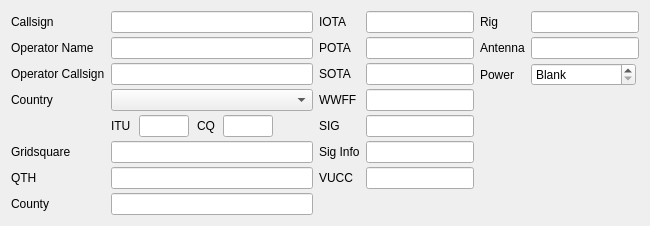
     <widget class="QWidget" name="tabMyStation">
      <attribute name="title">
       <string>M&amp;y Station</string>
      </attribute>
      <layout class="QHBoxLayout" name="horizontalLayout_16">
       <item>
        <layout class="QFormLayout" name="formLayout_5">
         <property name="verticalSpacing">
          <number>4</number>
         </property>
         <item row="0" column="0">
          <widget class="QLabel" name="myCallsignLabel">
           <property name="text">
            <string>Callsign</string>
           </property>
          </widget>
         </item>
         <item row="0" column="1">
          <widget class="NewContactEditLine" name="myCallsignEdit"/>
         </item>
         <item row="1" column="0">
          <widget class="QLabel" name="myOperatorNameLabel">
           <property name="text">
            <string>Operator Name</string>
           </property>
          </widget>
         </item>
         <item row="1" column="1">
          <widget class="NewContactEditLine" name="myOperatorNameEdit"/>
         </item>
         <item row="3" column="0">
          <widget class="QLabel" name="myCountryLabel">
           <property name="text">
            <string>Country</string>
           </property>
          </widget>
         </item>
         <item row="3" column="1">
          <widget class="QComboBox" name="myCountryCombo"/>
         </item>
         <item row="4" column="1">
          <layout class="QHBoxLayout" name="horizontalLayout_15">
           <property name="spacing">
            <number>8</number>
           </property>
           <item>
            <widget class="QLabel" name="myITULabel">
             <property name="text">
              <string>ITU</string>
             </property>
            </widget>
           </item>
           <item>
            <widget class="NewContactEditLine" name="myITUEdit">
             <property name="sizePolicy">
              <sizepolicy hsizetype="Fixed" vsizetype="Fixed">
               <horstretch>0</horstretch>
               <verstretch>0</verstretch>
              </sizepolicy>
             </property>
             <property name="maximumSize">
              <size>
               <width>50</width>
               <height>16777215</height>
              </size>
             </property>
            </widget>
           </item>
           <item>
            <widget class="QLabel" name="myCQLabel">
             <property name="text">
              <string>CQ</string>
             </property>
            </widget>
           </item>
           <item>
            <widget class="NewContactEditLine" name="myCQEdit">
             <property name="sizePolicy">
              <sizepolicy hsizetype="Fixed" vsizetype="Fixed">
               <horstretch>0</horstretch>
               <verstretch>0</verstretch>
              </sizepolicy>
             </property>
             <property name="maximumSize">
              <size>
               <width>50</width>
               <height>16777215</height>
              </size>
             </property>
            </widget>
           </item>
           <item>
            <spacer name="horizontalSpacer_7">
             <property name="orientation">
              <enum>Qt::Horizontal</enum>
             </property>
             <property name="sizeHint" stdset="0">
              <size>
               <width>40</width>
               <height>20</height>
              </size>
             </property>
            </spacer>
           </item>
          </layout>
         </item>
         <item row="5" column="0">
          <widget class="QLabel" name="myGridLabel">
           <property name="text">
            <string>Gridsquare</string>
           </property>
          </widget>
         </item>
         <item row="5" column="1">
          <widget class="NewContactEditLine" name="myGridEdit"/>
         </item>
         <item row="6" column="0">
          <widget class="QLabel" name="myQTHLabel">
           <property name="text">
            <string>QTH</string>
           </property>
          </widget>
         </item>
         <item row="6" column="1">
          <widget class="NewContactEditLine" name="myQTHEdit"/>
         </item>
         <item row="7" column="0">
          <widget class="QLabel" name="myCountyLabel">
           <property name="text">
            <string>County</string>
           </property>
          </widget>
         </item>
         <item row="7" column="1">
          <widget class="NewContactEditLine" name="myCountyEdit"/>
         </item>
         <item row="2" column="0">
          <widget class="QLabel" name="myOperatorCallsignLabel">
           <property name="text">
            <string>Operator Callsign</string>
           </property>
          </widget>
         </item>
         <item row="2" column="1">
          <widget class="NewContactEditLine" name="myOperatorCallsignEdit"/>
         </item>
        </layout>
       </item>
       <item>
        <layout class="QFormLayout" name="formLayout_4">
         <property name="verticalSpacing">
          <number>4</number>
         </property>
         <property name="rightMargin">
          <number>0</number>
         </property>
         <item row="0" column="0">
          <widget class="QLabel" name="myIOTALabel">
           <property name="text">
            <string>IOTA</string>
           </property>
          </widget>
         </item>
         <item row="0" column="1">
          <widget class="NewContactEditLine" name="myIOTAEdit"/>
         </item>
         <item row="1" column="0">
          <widget class="QLabel" name="myPOTALabel">
           <property name="text">
            <string>POTA</string>
           </property>
          </widget>
         </item>
         <item row="1" column="1">
          <widget class="NewContactEditLine" name="myPOTAEdit"/>
         </item>
         <item row="2" column="0">
          <widget class="QLabel" name="mySOTALabel">
           <property name="text">
            <string>SOTA</string>
           </property>
          </widget>
         </item>
         <item row="2" column="1">
          <widget class="NewContactEditLine" name="mySOTAEdit"/>
         </item>
         <item row="3" column="0">
          <widget class="QLabel" name="myWWFFLabel">
           <property name="text">
            <string>WWFF</string>
           </property>
          </widget>
         </item>
         <item row="3" column="1">
          <widget class="NewContactEditLine" name="myWWFFEdit"/>
         </item>
         <item row="4" column="0">
          <widget class="QLabel" name="mySIGLabel">
           <property name="text">
            <string>SIG</string>
           </property>
          </widget>
         </item>
         <item row="4" column="1">
          <widget class="NewContactEditLine" name="mySIGEdit"/>
         </item>
         <item row="5" column="0">
          <widget class="QLabel" name="mySIGInfoLabel">
           <property name="text">
            <string>Sig Info</string>
           </property>
          </widget>
         </item>
         <item row="5" column="1">
          <widget class="NewContactEditLine" name="mySIGInfoEdit"/>
         </item>
         <item row="6" column="1">
          <widget class="NewContactEditLine" name="myVUCCEdit"/>
         </item>
         <item row="6" column="0">
          <widget class="QLabel" name="myVUCCLabel">
           <property name="text">
            <string>VUCC</string>
           </property>
          </widget>
         </item>
        </layout>
       </item>
       <item>
        <layout class="QFormLayout" name="formLayout_6">
         <property name="verticalSpacing">
          <number>4</number>
         </property>
         <item row="0" column="0">
          <widget class="QLabel" name="myRigLabel">
           <property name="text">
            <string>Rig</string>
           </property>
          </widget>
         </item>
         <item row="0" column="1">
          <widget class="NewContactEditLine" name="myRigEdit"/>
         </item>
         <item row="1" column="0">
          <widget class="QLabel" name="myAntLabel">
           <property name="text">
            <string>Antenna</string>
           </property>
          </widget>
         </item>
         <item row="1" column="1">
          <widget class="NewContactEditLine" name="myAntEdit"/>
         </item>
         <item row="2" column="0">
          <widget class="QLabel" name="powerLabel">
           <property name="text">
            <string>Power</string>
           </property>
          </widget>
         </item>
         <item row="2" column="1">
          <widget class="QDoubleSpinBox" name="powerEdit">
           <property name="sizePolicy">
            <sizepolicy hsizetype="Maximum" vsizetype="Fixed">
             <horstretch>0</horstretch>
             <verstretch>0</verstretch>
            </sizepolicy>
           </property>
           <property name="focusPolicy">
            <enum>Qt::NoFocus</enum>
           </property>
           <property name="specialValueText">
            <string>Blank</string>
           </property>
           <property name="suffix">
            <string> W</string>
           </property>
           <property name="decimals">
            <number>3</number>
           </property>
           <property name="maximum">
            <double>1000000.000000000000000</double>
           </property>
           <property name="value">
            <double>0.000000000000000</double>
           </property>
          </widget>
         </item>
        </layout>
       </item>
      </layout>
     </widget>
